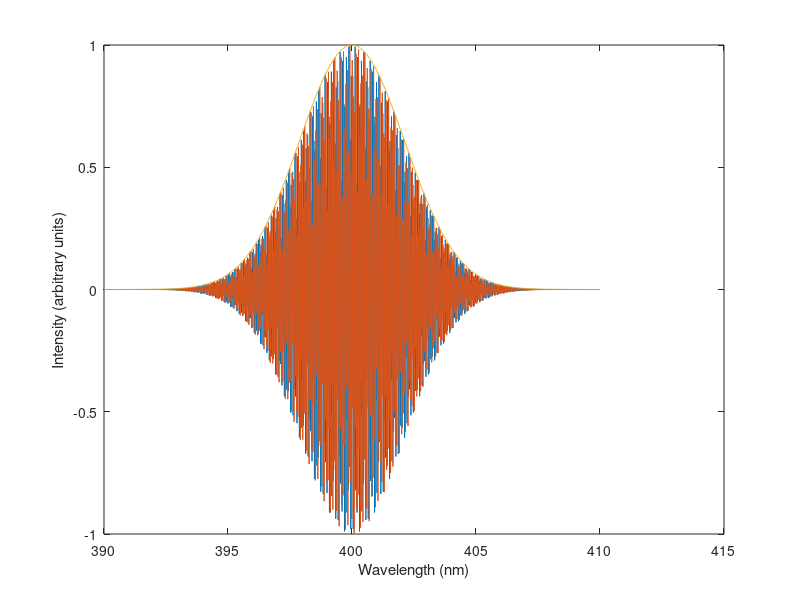

This figure's MATLAB source: (Note: this script raises an error after producing the figure.)
clear all
bandwidth = 5;                    
bandwidth = bandwidth*1e-9;              % pulse bandwidth in m
lambda = 400.;                
lambda = lambda*1e-9;     	         % meter
N = 1024;                    		 % I saw on the net that it is usually taken as 1024, but would 512 be alright???
Fourierpoint = 2^19;          
hc = (6.62e-34)/(2.*pi);      
ph = 0;                           	 % Pulse phase
c = 299792458;                
fc = (2.*pi*c)/lambda;       		 % Center Frequency of Laser
d = 1;                      	         % dipole moment 
mrabi = 1;                    
FWHM1 = 1e15*(lambda^2)/(c*bandwidth);       % Time of Full Width at Half Maximum in fs
offset = lambda - 2.*bandwidth;
start = 0.;
stop = 4.*bandwidth;
w = linspace(start,stop,N);
dw = w(2)-w(1);
w0 = (stop - start)/2.;
% gaun1 = exp(-4*log(2.)*((w-w0)/bandwidth).^2);
% gaun = gaun1.*(cos(fc*(w-w0)+ph));
gaun = exp(-4*log(2.)*((w-w0)/bandwidth).^2).*exp(1i*(fc*(w-w0)+ph));
ww = (w+offset)*1e9;                      % in nm (for plotting)
%
%
figure(1)
% plot(ww, gaun, ww, gaun1);
plot(ww, real(gaun), ww, imag(gaun), ww, abs(gaun));
xlabel('Wavelength (nm)');
ylabel('Intensity (arbitrary units)');
%
%
gau = fftshift(fft(gaun,Fourierpoint));
t = (1:Fourierpoint); 
[FWHM,xmin] = fwhm(t,gau);
peakpt = xmin + round(FWHM/2);
start = peakpt - 2*FWHM;
stop = peakpt + 2*FWHM;
gauf1 = abs(gau(start:stop));
% gauf = gau(start:stop);
Nf = length(gauf1);
tt = t(start:stop);
dt = 1e-15*FWHM1/FWHM;
% dt = FWHM1/FWHM;
tt = dt*(tt - tt(1));
tt0 = (tt(Nf)-tt(1))/2.;
gauf1=gauf1/max(gauf1);
gauf = gauf1.*(cos(fc*(tt-tt0)+ph));
%
%
figure(2)
plot(tt*1e15, gauf, tt*1e15, gauf1), grid on;
%plot(tt, gauf1), grid on;
%plot(tt, real(gauf), tt, imag(gauf), tt, abs(gauf)), grid on;
%plot(tt*1e15, real(gauf), tt*1e15, abs(gauf)), grid on;
% plot(tt, real(gauf), tt, abs(gauf)), grid on;
xlabel('Time (fs)');
ylabel('Intensity (arbitrary units)');
title(sprintf('Pulse in Time Domain with FWHM = %d fs',FWHM1));
nct = round((FWHM1*1e-15)*fc/(2.*pi));     % Number of cycles in time FWHM
display(FWHM1)
display(nct)
[re,rg] = evolution_RWA(Nf,gauf1,mrabi,fc,hc,dt);
figure(3)
plot(tt*1e15,abs(re),tt*1e15,abs(rg),tt*1e15, gauf1.^2)
% plot(tt*1e15,abs(re))
xlabel('Time (fs)');
ylabel('Population');
legend excited ground pulse^2
% legend excited
title(sprintf('Population Evolution in Time Domain with %d pi Pulse Area',mrabi));